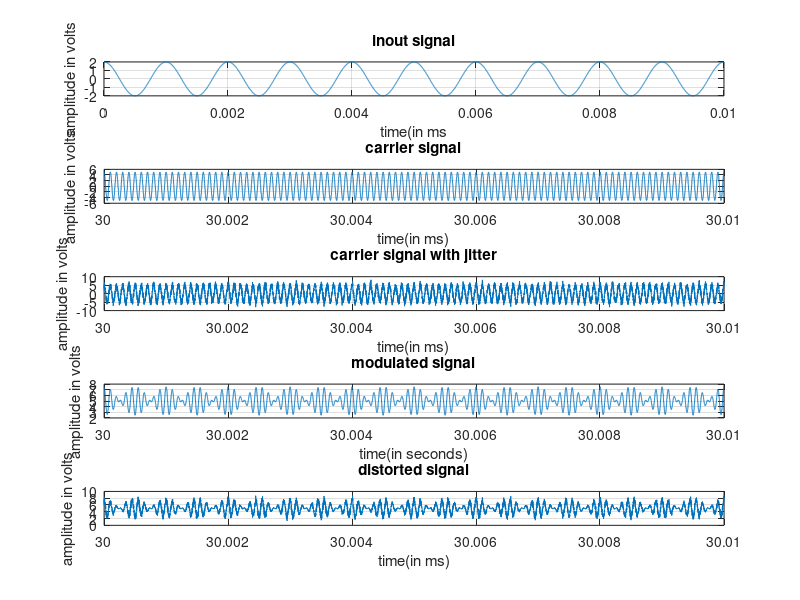

The MATLAB script that drew this image:
for N=1:30
T=1/1000;% time period of modulating signal t=1/fm
t=(0:T/1000:10*T);%total time
%%generation of input signal%%%
input=2*cos(2*pi*1000*t);% input cosine wave
figure(2);subplot(5,1,1);%plot figure
plot(t,input),grid on;%Representation of input signal
title('inout signal');
xlabel('time(in ms');
ylabel('amplitude in volts');
%% carrier signal generation%%
t=N+(0:T/1000:10*T);%total time changing with for loop
carrier=5*cos(2*pi*10000*t);%%carrier signal
subplot(5,1,2);%%plot multiple signal
plot(t,carrier),grid on;
title('carrier signal');
xlabel('time(in ms)');
ylabel('amplitude in volts');
%%carrier signal with jitter%%
noise=randn(1,10001);%%generation of noise
carrierj=5*cos(2*pi*10000*t)+noise;%%generation of carrier signal with jitter
distorted=carrierj/5;%%divide by amplitude signal to generate distored signal of same amplitude
subplot(5,1,3);
plot(t,carrierj),grid on;
title('carrier signal with jitter');
xlabel('time(in ms)');
ylabel('amplitude in volts');
%% Modulating signal generation%%
modulation=5*(1+0.5*cos(2*pi*1000*t).*cos(2*pi*10000*t));%%equation for the generation of signal
subplot(5,1,4);
plot(t,modulation),grid on;
title('modulated signal');
xlabel('time(in seconds)');
ylabel('amplitude in volts');
%% Modulating signal generation with noise%%
modulation=5*(1+0.5*cos(2*pi*1000*t).*distorted);%%equation to generate distorted modulating signal
subplot(5,1,5);
plot(t,modulation),grid on;
title('distorted signal');
xlabel('time(in ms)');
ylabel('amplitude in volts');
end;
